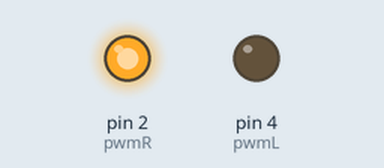
A sketch run on a simulated Arduino Uno, built with avr-gcc and run on an emulated ATmega328P. Parts: output pins drawn as LEDs (lit = HIGH).

Above: at 0.1 s.
Timing chart, 0 to 1.6 s (numbered marks = the images above):
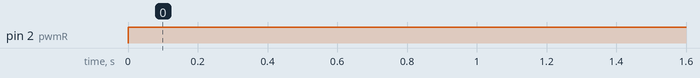

The sketch:

dc_digital.ino
```cpp
#define pwmR 2
#define pwmL 4
void setup() {
  Serial.begin(9600);
   pinMode(pwmR, OUTPUT);
   pinMode(pwmL, OUTPUT);
}

void loop() {
   digitalWrite(pwmR, 50);
   digitalWrite(pwmL, 0);

}
```

Measured:
- by itself, pin 2 (pwmR): LOW → HIGH at 0.00 s
